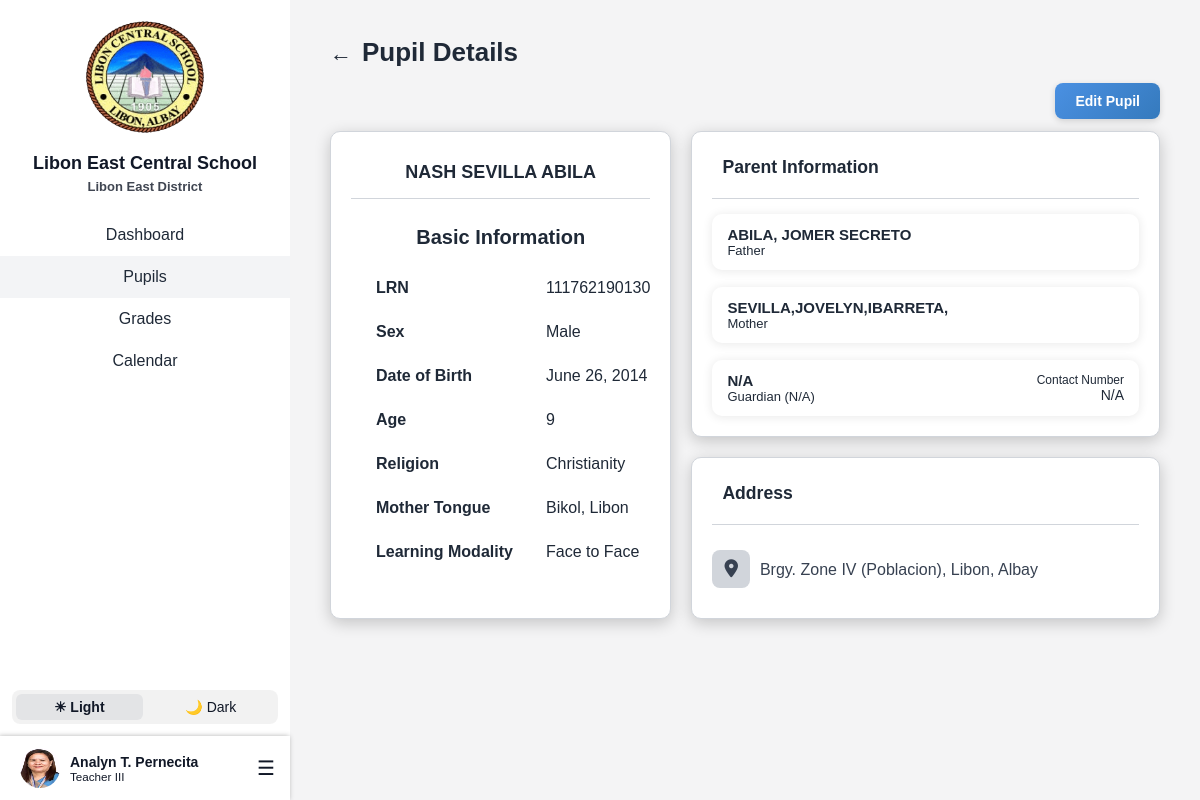
The page /teacher/pupilsProfile.php?pupil_id=932 (signed in) on the database its author committed.
### tables this page shows
CREATE TABLE `teachers` (
  `teacher_id` int(11) NOT NULL,
  `first_name` varchar(100) DEFAULT NULL,
  `middle_name` varchar(100) DEFAULT NULL,
  `last_name` varchar(100) DEFAULT NULL,
  `employee_no` varchar(20) DEFAULT NULL,
  `email` varchar(100) DEFAULT NULL,
  `password` varchar(255) DEFAULT NULL,
  `gender` enum('Male','Female','Other') DEFAULT NULL,
  `birthdate` date DEFAULT NULL,
  `age` int(11) DEFAULT NULL,
  `contact_no` varchar(20) DEFAULT NULL,
  `house_no_street` varchar(255) DEFAULT NULL,
  `barangay` varchar(255) DEFAULT NULL,
  `municipality` varchar(255) DEFAULT NULL,
  `province` varchar(255) DEFAULT NULL,
  `position` varchar(255) NOT NULL,
  `image` varchar(255) NOT NULL DEFAULT 'teacher.png',
  `user_type` char(1) NOT NULL DEFAULT 't' COMMENT 'a - admin\r\nt- teacher\r\nn- non-teaching',
  `user_status` char(1) NOT NULL DEFAULT 'a' COMMENT 'a - active\r\ni - inactive'
);

CREATE TABLE `pupils` (
  `pupil_id` int(11) NOT NULL,
  `teacher_id` int(11) NOT NULL,
  `lrn` varchar(12) NOT NULL,
  `last_name` varchar(100) DEFAULT NULL,
  `first_name` varchar(100) DEFAULT NULL,
  `middle_name` varchar(100) DEFAULT NULL,
  `sex` enum('Male','Female') DEFAULT NULL,
  `birthdate` date DEFAULT NULL,
  `age` int(11) DEFAULT NULL,
  `mother_tongue` varchar(100) DEFAULT NULL,
  `ip_ethnicity` varchar(100) DEFAULT NULL,
  `religion` varchar(100) DEFAULT NULL,
  `house_no_street` varchar(155) DEFAULT NULL,
  `barangay` varchar(100) DEFAULT NULL,
  `municipality` varchar(100) DEFAULT NULL,
  `province` varchar(100) DEFAULT NULL,
  `father_name` varchar(150) DEFAULT NULL,
  `mother_name` varchar(150) DEFAULT NULL,
  `guardian_name` varchar(150) DEFAULT NULL,
  `relationship_to_guardian` varchar(100) DEFAULT NULL,
  `contact_number` varchar(20) DEFAULT NULL,
  `learning_modality` varchar(255) DEFAULT NULL,
  `remarks` varchar(255) DEFAULT NULL,
  `sy_id` int(11) NOT NULL,
  `section_id` int(11) NOT NULL,
  `status` varchar(20) DEFAULT 'enrolled'
);

### teacher/pupilsProfile.php (the view, shortened to what this page needs)
<?php
include '../lecs_db.php';
$teacher_id = intval($_SESSION['teacher_id']);
if (isset($_GET['pupil_id'])) {
    $pupil_id = intval($_GET['pupil_id']);
    $stmt = $conn->prepare("SELECT p.*, CONCAT(t.first_name, ' ', COALESCE(t.middle_name, ''), ' ', t.last_name) AS principal_name, t.position
                           FROM pupils p
                           LEFT JOIN teachers t ON t.teacher_id = ?
                           WHERE p.pupil_id = ?");
    $stmt->bind_param("ii", $teacher_id, $pupil_id);
    $stmt->execute();
    $result = $stmt->get_result();
    $pupil = $result->fetch_assoc();
} else {
    die("No pupil ID provided.");
}
$addressParts = [];
$hasValidAddress = false;
if (!empty($pupil['barangay']) && $pupil['barangay'] !== 'N/A') {
    $addressParts[] = "Brgy. " . htmlspecialchars($pupil['barangay']);
    $hasValidAddress = true;
}
if (!empty($pupil['municipality']) && $pupil['municipality'] !== 'N/A') {
    $addressParts[] = htmlspecialchars($pupil['municipality']);
    $hasValidAddress = true;
}
if (!empty($pupil['province']) && $pupil['province'] !== 'N/A') {
    $addressParts[] = htmlspecialchars($pupil['province']);
    $hasValidAddress = true;
}
$address = $hasValidAddress ? implode(", ", $addressParts) : "No address provided";
?>
<!DOCTYPE html>
<html lang="en">
<head>
    <link rel="stylesheet" href="../assets/css/pupilsProfile.css">
    <link rel="stylesheet" href="../assets/css/all.min.css">
    <link rel="stylesheet" href="../assets/css/sidebar.css">
</head>
<body>
<div class="container">
    <?php include 'teacherSidebar.php'; ?>
    <div class="main-content">
        <div class="profile-header">
            <a href="teacherPupils.php" class="back-arrow">←</a>
            <h1>Pupil Details</h1>
        </div>
        <div class="btn-row">
            <a href="edit_pupil.php?id=<?= htmlspecialchars($pupil['pupil_id']) ?>" class="edit-btn">Edit Pupil</a>
        </div>
        <div class="profile-grid">
            <div class="card left-card">
                <div class="school-info">
                    <div class="school-details">
                        <h2 class="centered-name"><?= htmlspecialchars($pupil['first_name'] . " " . ($pupil['middle_name'] ? $pupil['middle_name'] . " " : "") . $pupil['last_name']) ?></h2>
                    </div>
                </div>
                <div class="divider"></div>
                <h4 class="basic-details">Basic Information</h4>
                <div class="basic-info">
                    <div class="row"><span class="label">LRN</span><span class="value"><?= htmlspecialchars($pupil['lrn']) ?></span></div>
                    <div class="row"><span class="label">Sex</span><span class="value"><?= htmlspecialchars($pupil['sex']) ?></span></div>
                    <div class="row"><span class="label">Date of Birth</span><span class="value"><?= date('F d, Y', strtotime($pupil['birthdate'])) ?></span></div>
                    <div class="row"><span class="label">Age</span><span class="value"><?= htmlspecialchars($pupil['age']) ?></span></div>
                    <div class="row"><span class="label">Religion</span><span class="value"><?= htmlspecialchars($pupil['religion']) ?></span></div>
                    <div class="row"><span class="label">Mother Tongue</span><span class="value"><?= htmlspecialchars($pupil['mother_tongue']) ?></span></div>
                    <div class="row"><span class="label">Learning Modality</span><span class="value"><?= htmlspecialchars($pupil['learning_modality']) ?></span></div>
                </div>
            </div>
            <div class="right-section">
                <div class="card">
                    <div class="acc-details">
                        <h3>Parent Information</h3>
                    </div>
                    <div class="parent-info">
                        <div class="parent-box">
                            <div class="parent-left">
                                <div class="parent-name">
                                    <?= !empty($pupil['father_name']) ? htmlspecialchars($pupil['father_name']) : 'N/A'; ?>
                                </div>
                                <div class="parent-role">Father</div>
                            </div>
                        </div>
                        <div class="parent-box">
                            <div class="parent-left">
                                <div class="parent-name">
                                    <?= !empty($pupil['mother_name']) ? htmlspecialchars($pupil['mother_name']) : 'N/A'; ?>
                                </div>
                                <div class="parent-role">Mother</div>
                            </div>
                        </div>
                        <div class="parent-box">
                            <div class="parent-left">
                                <div class="parent-name">
                                    <?= !empty($pupil['guardian_name']) ? htmlspecialchars($pupil['guardian_name']) : 'N/A'; ?>
                                </div>
                                <div class="parent-role">
                                    Guardian (<?= !empty($pupil['relationship_to_guardian']) ? htmlspecialchars($pupil['relationship_to_guardian']) : 'N/A'; ?>)
                                </div>
                            </div>
                            <div class="parent-right">
                                <div class="contact-label">Contact Number</div>
                                <div class="contact-value">
                                    <?= !empty($pupil['contact_number']) ? htmlspecialchars($pupil['contact_number']) : 'N/A'; ?>
                                </div>
                            </div>
                        </div>
                    </div>
                </div>
                <div class="card">
                    <div class="acc-details">
                        <h3>Address</h3>
                    </div>
                    <div class="address-box">
                        <i class="fa-solid fa-location-dot"></i>
                        <span><?= $address ?></span>
                    </div>
                </div>
            </div>
        </div>
    </div>
</div>
</body>
</html>

### teacher/teacherSidebar.php (shortened to what this page needs)
<?php
include '../lecs_db.php';
$current_page = basename($_SERVER['PHP_SELF']);
$teacher_id = $_SESSION['teacher_id'];
$stmt = $conn->prepare("SELECT first_name, middle_name, last_name, position, image FROM teachers WHERE teacher_id = ? LIMIT 1");
$stmt->bind_param("i", $teacher_id);
$stmt->execute();
$result = $stmt->get_result();
$teacher = $result->fetch_assoc();
$middleInitial = '';
if (!empty($teacher['middle_name'])) {
    $middleInitial = strtoupper(substr(trim($teacher['middle_name']), 0, 1)) . '.';
}
function toRoman($num) {
    $map = [
        'M' => 1000, 'CM' => 900, 'D' => 500, 'CD' => 400,
        'C' => 100, 'XC' => 90, 'L' => 50, 'XL' => 40,
        'X' => 10, 'IX' => 9, 'V' => 5, 'IV' => 4, 'I' => 1
    ];
    $returnValue = '';
    while ($num > 0) {
        foreach ($map as $roman => $int) {
            if ($num >= $int) {
                $num -= $int;
                $returnValue .= $roman;
                break;
            }
        }
    }
    return $returnValue;
}
$teacherName = htmlspecialchars(trim(($teacher['first_name'] ?? '') . ' ' . $middleInitial . ' ' . ($teacher['last_name'] ?? '')));
$teacherPos = $teacher['position'] ?? "Teacher";
if (preg_match('/(\d+)/', $teacherPos, $matches)) {
    $num = (int)$matches[1];
    $roman = toRoman($num);
    $teacherPos = preg_replace('/\d+/', $roman, $teacherPos);
}
$teacherImg = !empty($teacher['image']) ? $teacher['image'] : "teacher.png";
$imagePath = "../assets/uploads/teachers/" . $teacherImg;
?>
<link rel="stylesheet" href="../assets/css/all.min.css">
<link rel="stylesheet" href="../assets/css/sidebar.css">
<div class="sidebar">
    <div class="sidebar-top">
        <img class="logo" src="../assets/images/lecs-logo no bg.png" alt="School Logo">
        <h2>Libon East Central School</h2>
        <small class="east">Libon East District</small>
        <div class="nav-links">
            <a href="teacherDashboard.php" class="<?= ($current_page == 'teacherDashboard.php') ? 'active' : '' ?>">Dashboard</a>
            <a href="teacherPupils.php" class="<?= ($current_page == 'teacherPupils.php' || $current_page == 'add_pupil.php' || $current_page == 'edit_pupil.php' || $current_page == 'pupilsProfile.php') ? 'active' : '' ?>">Pupils</a>
            <a href="teacherGrades.php" class="<?= ($current_page == 'teacherGrades.php' || $current_page == 'edit_grades.php') ? 'active' : '' ?>">Grades</a>
            <a href="teacherEventCalendar.php" class="<?= ($current_page == 'teacherEventCalendar.php') ? 'active' : '' ?>">Calendar</a>
        </div>
    </div>
    <div class="sidebar-bottom">
        <div class="toggle-mode">
            <button class="toggle-btn light-mode active" onclick="setMode('light')">☀ Light</button>
            <button class="toggle-btn dark-mode" onclick="setMode('dark')">🌙 Dark</button>
        </div>
        <div class="profile-menu">
            <div class="profile">
                <img src="<?= htmlspecialchars($imagePath); ?>" alt="Profile Picture">
                <div class="profile-info">
                    <strong><?= htmlspecialchars($teacherName); ?></strong>
                    <small><?= htmlspecialchars($teacherPos); ?></small>
                </div>
            </div>
            <div class="burger" role="button" aria-label="Open menu" tabindex="0">&#9776;</div>
        </div>
    </div>
</div>

### assets/css/pupilsProfile.css (style rules this page uses)
:root { --primary-color: #2563eb; --background-light: #f4f4f5; --sidebar-light: #ffffff; --card-light: #ffffff; --input-light: #f9fafb; --divider-light: #d1d5db; --text-light: #1f2937; --background-dark: #1e293b; --sidebar-dark: #334155; --card-dark: #2a3446; --input-dark: #1e293b; --divider-dark: #444; --text-dark: #f1f5f9; }
:root.light { --background-color: #f4f4f5; --text-color: #1f2937; }
body { margin: 0; font-family: Arial, sans-serif; transition: background-color 0.3s, color 0.3s; background-color: var(--background-color); color: var(--text-color); }
:root.light .divider { border-top: 1px solid var(--divider-light); }
:root.light .back-arrow { color: var(--text-light); }
.container { display: flex; min-height: 100vh; }
.main-content { flex: 1; padding: 20px 40px; margin-left: 290px; transition: color 0.3s; }
.profile-header { display: flex; align-items: center; }
h1 { font-size: 26px; margin-bottom: 20px; font-weight: 600; color: var(--text-color); }
.back-arrow { font-size: 22px; margin-right: 10px; text-decoration: none; }
.profile-grid { display: grid; grid-template-columns: 1fr 2fr; gap: 20px; }
.btn-row { display: flex; justify-content: flex-end; margin-bottom: 12px; margin-top: -5px; }
.edit-btn { background: linear-gradient(135deg, #4a90e2, #357ABD); color: #fff; padding: 10px 20px; border: none; border-radius: 8px; cursor: pointer; font-weight: 600; font-size: 14px; box-shadow: 0 2px 6px rgba(0, 0, 0, 0.15); transition: background-color 0.3s ease, transform 0.2s ease; display: inline-flex; align-items: center; gap: 8px; text-decoration: none; }
.card { padding: 20px; border-radius: 10px; border: 1px solid var(--divider-light); box-shadow: 0 4px 16px rgba(0,0,0,0.2); margin-bottom: 20px; background-color: var(--card-light); }
.left-card { text-align: left; }
.centered-name { margin-top: 10px; text-align: center; font-size: 18px; }
.divider { margin: 15px 0; }
.basic-details { margin-bottom: 30px; text-align: center; font-size: 20px; }
.basic-info { display: flex; flex-direction: column; gap: 25px; margin-left: 25px; margin-bottom: 15px; }
.basic-info .row { display: flex; justify-content: space-between; border-bottom: 1px solid transparent; }
.basic-info .label { width: 170px; font-weight: bold; flex-shrink: 0; }
.basic-info .value { flex: 1; }
.card h3 { font-size: 1.1rem; margin-top: 5px; margin-left: 10px; margin-bottom: 20px; align-items: center; }
.acc-details { border-bottom: 1px solid var(--divider-light); }
.parent-info { display: flex; flex-direction: column; gap: 12px; margin-top: 10px; }
.parent-box { display: flex; justify-content: space-between; align-items: center; padding: 12px 15px; margin-top: 5px; border-radius: 10px; background: var(--card-bg); box-shadow: 0 1px 10px 1px rgba(0,0,0,0.08); }
.parent-left { display: flex; flex-direction: column; }
.parent-name { font-weight: 600; color: var(--text-primary); font-size: 15px; }
.parent-role { font-size: 13px; color: var(--text-secondary); }
.parent-right { text-align: right; }
.contact-label { font-size: 12px; color: var(--text-secondary); }
.contact-value { font-size: 14px; font-weight: 500; color: var(--text-primary); }
.address-box { margin-top: 15px; display: flex; align-items: center; padding: 10px 0; font-size: 16px; line-height: 1.6; color: #374151; }
.address-box i { margin-right: 10px; font-size: 18px; background-color: var(--divider-light); padding: 10px 12px; border-radius: 8px; }

### rows shown on the page
teachers: image (picture), teacherName "Analyn T. Pernecita", position "Teacher III"
pupils: first_name+middle_name+last_name "NASH SEVILLA ABILA", lrn "111762190130", sex "Male", birthdate "June 26, 2014", age "9", religion "Christianity", mother_tongue "Bikol, Libon", learning_modality "Face to Face", father_name "ABILA, JOMER SECRETO", mother_name "SEVILLA,JOVELYN,IBARRETA,", province "Brgy. Zone IV (Poblacion), Libon, Albay"
